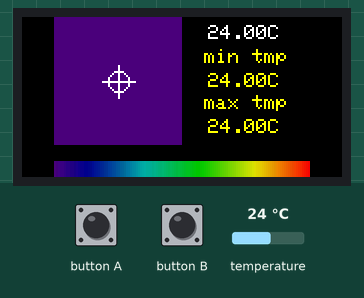
Bench run of a program on a simulated ESP32. Parts: 160×80 colour display. The test bench sets the inputs (shaded band); at power-on: temperature 24 °C. What the program prints to the serial monitor is not drawn.

Above: at 1.3 s.
1.4 s: temperature set to 28 °C
At 2.26 s:
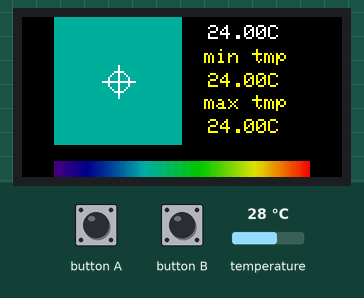
3.7 s: button A pressed for 1.25 s
At 5.4 s:
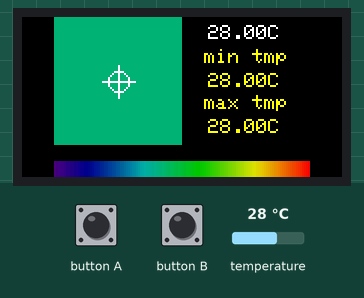
6.4 s: button B pressed for 1.25 s
9.1 s: temperature set to 12 °C
At 9.8 s:
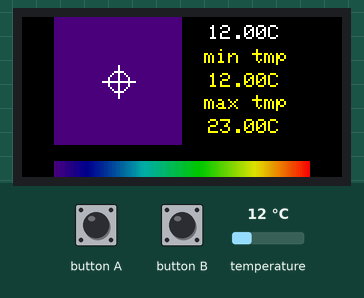
10.9 s: button A pressed for 1.25 s
13.6 s: temperature set to 19 °C
At 16.1 s:
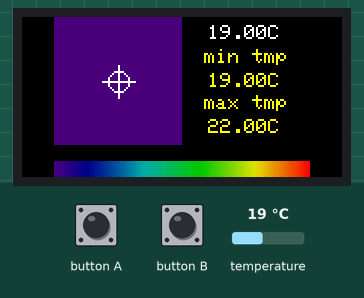
Timing chart, 0 to 17.1 s (numbered marks = the images above; inputs shaded):
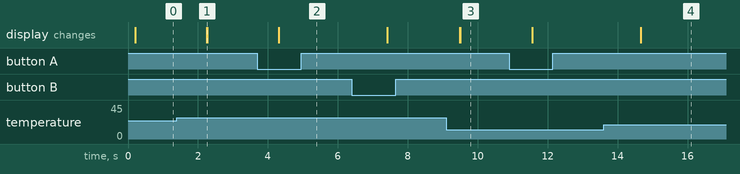

Measured:
- after the input at 1.4 s, the display: changes after 0.85 s (image 1)
- after the input at 3.7 s, the display: changes after 0.62 s (image 2)
- after the input at 9.1 s, the display: first changes after 0.38 s (image 3 shows a later state)
- after the input at 13.6 s, the display: changes after 1.1 s (image 4)

The program:

main.cpp
```cpp
#include <M5StickC.h>
#include <Wire.h>
#include "Arduino.h"

#include <Adafruit_AMG88xx.h>

TFT_eSprite img = TFT_eSprite(&M5.Lcd);
TFT_eSprite msg = TFT_eSprite(&M5.Lcd);

#define TA_SHIFT 8 // Default shift for MLX90640 in open air
#define COLS 8
#define ROWS 8
#define IMG_COLS 64
#define IMG_ROWS 64

#define irCameraArraySize (COLS * ROWS)

#define imageArraySize (IMG_COLS * IMG_ROWS)

float pixels_ir[COLS * ROWS];
float pixels_img[IMG_COLS * IMG_ROWS];


void interpolate_image(float *src, uint8_t src_rows, uint8_t src_cols,
                       float *dest, uint8_t dest_rows, uint8_t dest_cols) ;

float get_point(float *p, uint8_t rows, uint8_t cols, int8_t x, int8_t y) ;

Adafruit_AMG88xx amg;

// low range of the sensor (this will be blue on the screen)
float mintemp = 24;    // For color mapping
float min_v = 24;      // Value of current min temp
float min_cam_v = -40; // Spec in datasheet

// high range of the sensor (this will be red on the screen)
float maxtemp = 35;    // For color mapping
float max_v = 35;      // Value of current max temp
float max_cam_v = 300; // Spec in datasheet

// the colors we will be using
const uint16_t camColors[] = {
    0x480F,
    0x400F,
    0x400F,
    0x400F,
    0x4010,
    0x3810,
    0x3810,
    0x3810,
    0x3810,
    0x3010,
    0x3010,
    0x3010,
    0x2810,
    0x2810,
    0x2810,
    0x2810,
    0x2010,
    0x2010,
    0x2010,
    0x1810,
    0x1810,
    0x1811,
    0x1811,
    0x1011,
    0x1011,
    0x1011,
    0x0811,
    0x0811,
    0x0811,
    0x0011,
    0x0011,
    0x0011,
    0x0011,
    0x0011,
    0x0031,
    0x0031,
    0x0051,
    0x0072,
    0x0072,
    0x0092,
    0x00B2,
    0x00B2,
    0x00D2,
    0x00F2,
    0x00F2,
    0x0112,
    0x0132,
    0x0152,
    0x0152,
    0x0172,
    0x0192,
    0x0192,
    0x01B2,
    0x01D2,
    0x01F3,
    0x01F3,
    0x0213,
    0x0233,
    0x0253,
    0x0253,
    0x0273,
    0x0293,
    0x02B3,
    0x02D3,
    0x02D3,
    0x02F3,
    0x0313,
    0x0333,
    0x0333,
    0x0353,
    0x0373,
    0x0394,
    0x03B4,
    0x03D4,
    0x03D4,
    0x03F4,
    0x0414,
    0x0434,
    0x0454,
    0x0474,
    0x0474,
    0x0494,
    0x04B4,
    0x04D4,
    0x04F4,
    0x0514,
    0x0534,
    0x0534,
    0x0554,
    0x0554,
    0x0574,
    0x0574,
    0x0573,
    0x0573,
    0x0573,
    0x0572,
    0x0572,
    0x0572,
    0x0571,
    0x0591,
    0x0591,
    0x0590,
    0x0590,
    0x058F,
    0x058F,
    0x058F,
    0x058E,
    0x05AE,
    0x05AE,
    0x05AD,
    0x05AD,
    0x05AD,
    0x05AC,
    0x05AC,
    0x05AB,
    0x05CB,
    0x05CB,
    0x05CA,
    0x05CA,
    0x05CA,
    0x05C9,
    0x05C9,
    0x05C8,
    0x05E8,
    0x05E8,
    0x05E7,
    0x05E7,
    0x05E6,
    0x05E6,
    0x05E6,
    0x05E5,
    0x05E5,
    0x0604,
    0x0604,
    0x0604,
    0x0603,
    0x0603,
    0x0602,
    0x0602,
    0x0601,
    0x0621,
    0x0621,
    0x0620,
    0x0620,
    0x0620,
    0x0620,
    0x0E20,
    0x0E20,
    0x0E40,
    0x1640,
    0x1640,
    0x1E40,
    0x1E40,
    0x2640,
    0x2640,
    0x2E40,
    0x2E60,
    0x3660,
    0x3660,
    0x3E60,
    0x3E60,
    0x3E60,
    0x4660,
    0x4660,
    0x4E60,
    0x4E80,
    0x5680,
    0x5680,
    0x5E80,
    0x5E80,
    0x6680,
    0x6680,
    0x6E80,
    0x6EA0,
    0x76A0,
    0x76A0,
    0x7EA0,
    0x7EA0,
    0x86A0,
    0x86A0,
    0x8EA0,
    0x8EC0,
    0x96C0,
    0x96C0,
    0x9EC0,
    0x9EC0,
    0xA6C0,
    0xAEC0,
    0xAEC0,
    0xB6E0,
    0xB6E0,
    0xBEE0,
    0xBEE0,
    0xC6E0,
    0xC6E0,
    0xCEE0,
    0xCEE0,
    0xD6E0,
    0xD700,
    0xDF00,
    0xDEE0,
    0xDEC0,
    0xDEA0,
    0xDE80,
    0xDE80,
    0xE660,
    0xE640,
    0xE620,
    0xE600,
    0xE5E0,
    0xE5C0,
    0xE5A0,
    0xE580,
    0xE560,
    0xE540,
    0xE520,
    0xE500,
    0xE4E0,
    0xE4C0,
    0xE4A0,
    0xE480,
    0xE460,
    0xEC40,
    0xEC20,
    0xEC00,
    0xEBE0,
    0xEBC0,
    0xEBA0,
    0xEB80,
    0xEB60,
    0xEB40,
    0xEB20,
    0xEB00,
    0xEAE0,
    0xEAC0,
    0xEAA0,
    0xEA80,
    0xEA60,
    0xEA40,
    0xF220,
    0xF200,
    0xF1E0,
    0xF1C0,
    0xF1A0,
    0xF180,
    0xF160,
    0xF140,
    0xF100,
    0xF0E0,
    0xF0C0,
    0xF0A0,
    0xF080,
    0xF060,
    0xF040,
    0xF020,
    0xF800,
};

void drawpixels(float *p, uint8_t rows, uint8_t cols)
{
  int colorTemp;
  Serial.printf("%f, %f\r\n", mintemp, maxtemp);

  for (int y = 0; y < rows; y++)
  {
    for (int x = 0; x < cols; x++)
    {

      float val = get_point(p, rows, cols, x, y);

      if (val >= maxtemp)
      {
        colorTemp = maxtemp;
      }
      else if (val <= mintemp)
      {
        colorTemp = mintemp;
      }
      else
      {
        colorTemp = val;
      }

      uint8_t colorIndex = map(colorTemp, mintemp, maxtemp, 0, 255);
      colorIndex = constrain(colorIndex, 0, 255); // 0 ~ 255
      // draw the pixels!
      img.drawPixel(x, y, camColors[colorIndex]);
    }

  }

  img.drawCircle(IMG_COLS / 2,IMG_ROWS / 2, 5, TFT_WHITE);                            // update center spot icon
  img.drawLine(IMG_COLS / 2 - 8, IMG_ROWS / 2, IMG_COLS / 2 + 8, IMG_ROWS / 2, TFT_WHITE); // vertical line
  img.drawLine(IMG_COLS / 2, IMG_ROWS / 2 - 8, IMG_COLS / 2, IMG_ROWS / 2 + 8, TFT_WHITE); // horizontal line
  img.setCursor(IMG_COLS / 2 + 6, IMG_ROWS / 2 - 12);

  img.pushSprite(16, 0);

  msg.fillScreen(TFT_BLACK);
  msg.setTextColor(TFT_WHITE);
  msg.setCursor(13, 4);
  msg.printf("%.2fC", get_point(p, rows, cols, cols / 2, rows / 2));
  msg.setTextColor(TFT_YELLOW);
  msg.setCursor(11, 16);
  msg.print("min tmp");
  msg.setCursor(13, 28);
  msg.printf("%.2fC", min_v);
  msg.setCursor(11, 39);
  msg.print("max tmp");
  msg.setCursor(13, 51);
  msg.printf("%.2fC", max_v);
  msg.pushSprite(16+ IMG_ROWS, 0);
}


void setup()
{
  M5.begin();

  // Increase I2C clock speed to 450kHz
  Wire.begin(G32, G33, 400000);
  M5.Lcd.setRotation(1);

  // use show tmp bitmap
  img.createSprite(IMG_COLS, IMG_ROWS);
  // use show tmp data
  msg.createSprite(160 - IMG_COLS, IMG_ROWS);

  Serial.println("M5StickC AMG8833 IR Camera");

  // Get device parameters - We only have to do this once
  bool status;
  // default settings
  status = amg.begin();
  if (!status)
  {
    Serial.println("Could not find a valid AMG88xx sensor, check wiring!");
    while (1)
      ;
  }

  // Display bottom side colorList and info
  M5.Lcd.fillScreen(TFT_BLACK);

  for (int icol = 0; icol <= 127; icol++)
  {
    M5.Lcd.drawRect(16+ icol, 72, 1, 8, camColors[icol * 2]);
  }
}

void loop()
{


  M5.update();
  if (M5.Axp.GetBtnPress() == 0x02)
  {
    esp_restart();
  }

  // Reset settings
  if (M5.BtnA.pressedFor(1000))
  {
    mintemp = min_v - 1;
    maxtemp = max_v + 1;
  }

  // Set Min Value - SortPress //
  if (M5.BtnA.wasPressed())
  {
    if (mintemp <= 0)
    {
      mintemp = maxtemp - 1;
    }
    else
    {
      mintemp--;
    }
  }

  if (M5.BtnB.wasPressed())
  {
    maxtemp = maxtemp + 1;
  }

  //read all the pixels
  amg.readPixels(pixels_ir);


  max_v = mintemp;
  min_v = maxtemp;

  for (int itemp = 0; itemp < irCameraArraySize; itemp++)
  {
    if (pixels_ir[itemp] > max_v)
    {
      max_v = pixels_ir[itemp];
    }
    if (pixels_ir[itemp] < min_v)
    {
      min_v = pixels_ir[itemp];
    }
  }

  // cover pixels to pixels_3
  interpolate_image(pixels_ir,COLS,ROWS,pixels_img,IMG_COLS,IMG_ROWS);


  // show tmp image
  drawpixels(pixels_img, IMG_ROWS, IMG_COLS);
  delay(1000);

}
```

interpolation.cpp
```cpp
#include <Arduino.h>

float get_point(float *p, uint8_t rows, uint8_t cols, int8_t x, int8_t y);
void set_point(float *p, uint8_t rows, uint8_t cols, int8_t x, int8_t y, float f);
void get_adjacents_1d(float *src, float *dest, uint8_t rows, uint8_t cols, int8_t x, int8_t y);
void get_adjacents_2d(float *src, float *dest, uint8_t rows, uint8_t cols, int8_t x, int8_t y);
float cubicInterpolate(float p[], float x);
float bicubicInterpolate(float p[], float x, float y);
void interpolate_image(float *src, uint8_t src_rows, uint8_t src_cols,
                       float *dest, uint8_t dest_rows, uint8_t dest_cols);


float get_point(float *p, uint8_t rows, uint8_t cols, int8_t x, int8_t y) {
  if (x < 0)        x = 0;
  if (y < 0)        y = 0;
  if (x >= cols)    x = cols - 1;
  if (y >= rows)    y = rows - 1;
  return p[y * cols + x];
}

void set_point(float *p, uint8_t rows, uint8_t cols, int8_t x, int8_t y, float f) {
  if ((x < 0) || (x >= cols)) return;
  if ((y < 0) || (y >= rows)) return;
  p[y * cols + x] = f;
}

// src is a grid src_rows * src_cols
// dest is a pre-allocated grid, dest_rows*dest_cols
void interpolate_image(float *src, uint8_t src_rows, uint8_t src_cols,
                       float *dest, uint8_t dest_rows, uint8_t dest_cols) {
  float mu_x = (src_cols - 1.0) / (dest_cols - 1.0);
  float mu_y = (src_rows - 1.0) / (dest_rows - 1.0);

  float adj_2d[16]; // matrix for storing adjacents


  for (uint8_t y_idx=0; y_idx < dest_rows; y_idx++) {
    for (uint8_t x_idx=0; x_idx < dest_cols; x_idx++) {
       float x = x_idx * mu_x;
       float y = y_idx * mu_y;

       get_adjacents_2d(src, adj_2d, src_rows, src_cols, x, y);

       float frac_x = x - (int)x; // we only need the ~delta~ between the points
       float frac_y = y - (int)y; // we only need the ~delta~ between the points
       float out = bicubicInterpolate(adj_2d, frac_x, frac_y);
       set_point(dest, dest_rows, dest_cols, x_idx, y_idx, out);
    }
  }
}

// p is a list of 4 points, 2 to the left, 2 to the right
float cubicInterpolate(float p[], float x) {
    float r = p[1] + (0.5 * x * (p[2] - p[0] + x*(2.0*p[0] - 5.0*p[1] + 4.0*p[2] - p[3] + x*(3.0*(p[1] - p[2]) + p[3] - p[0]))));
    return r;
}

// p is a 16-point 4x4 array of the 2 rows & columns left/right/above/below
float bicubicInterpolate(float p[], float x, float y) {
    float arr[4] = {0,0,0,0};
    arr[0] = cubicInterpolate(p+0, x);
    arr[1] = cubicInterpolate(p+4, x);
    arr[2] = cubicInterpolate(p+8, x);
    arr[3] = cubicInterpolate(p+12, x);
    return cubicInterpolate(arr, y);
}

// src is rows*cols and dest is a 4-point array passed in already allocated!
void get_adjacents_1d(float *src, float *dest, uint8_t rows, uint8_t cols, int8_t x, int8_t y) {
    //Serial.print("("); Serial.print(x); Serial.print(", "); Serial.print(y); Serial.println(")");
    // pick two items to the left
    dest[0] = get_point(src, rows, cols, x-1, y);
    dest[1] = get_point(src, rows, cols, x, y);
    // pick two items to the right
    dest[2] = get_point(src, rows, cols, x+1, y);
    dest[3] = get_point(src, rows, cols, x+2, y);
}


// src is rows*cols and dest is a 16-point array passed in already allocated!
void get_adjacents_2d(float *src, float *dest, uint8_t rows, uint8_t cols, int8_t x, int8_t y) {
    //Serial.print("("); Serial.print(x); Serial.print(", "); Serial.print(y); Serial.println(")");
    float arr[4];
    for (int8_t delta_y = -1; delta_y < 3; delta_y++) { // -1, 0, 1, 2
        float *row = dest + 4 * (delta_y+1); // index into each chunk of 4
        for (int8_t delta_x = -1; delta_x < 3; delta_x++) { // -1, 0, 1, 2
            row[delta_x+1] = get_point(src, rows, cols, x+delta_x, y+delta_y);
        }
    }
}
```
